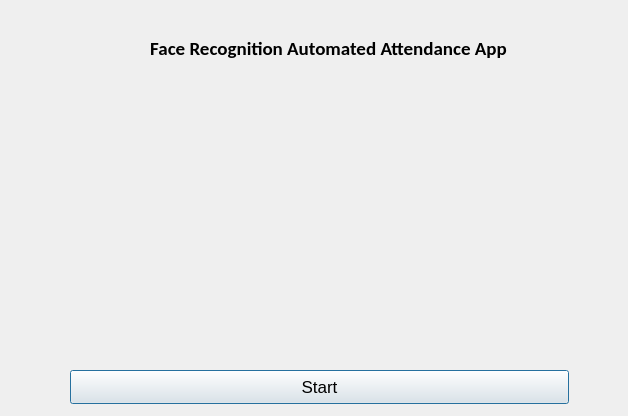
<?xml version="1.0" encoding="UTF-8"?>
<ui version="4.0">
 <class>Dialog</class>
 <widget class="QDialog" name="Dialog">
  <property name="geometry">
   <rect>
    <x>0</x>
    <y>0</y>
    <width>628</width>
    <height>416</height>
   </rect>
  </property>
  <property name="maximumSize">
   <size>
    <width>800</width>
    <height>680</height>
   </size>
  </property>
  <property name="windowTitle">
   <string>Face Recognition Time Attendance App</string>
  </property>
  <property name="windowIcon">
   <iconset resource="resource.qrc">
    <normaloff>:/icon/icon.png</normaloff>:/icon/icon.png</iconset>
  </property>
  <widget class="QLabel" name="logolabel">
   <property name="geometry">
    <rect>
     <x>0</x>
     <y>0</y>
     <width>631</width>
     <height>411</height>
    </rect>
   </property>
   <property name="text">
    <string/>
   </property>
   <property name="pixmap">
    <pixmap>Exp.jpg</pixmap>
   </property>
   <property name="scaledContents">
    <bool>true</bool>
   </property>
  </widget>
  <widget class="QPushButton" name="runButton">
   <property name="geometry">
    <rect>
     <x>70</x>
     <y>370</y>
     <width>499</width>
     <height>34</height>
    </rect>
   </property>
   <property name="font">
    <font>
     <family>Arial</family>
     <pointsize>13</pointsize>
    </font>
   </property>
   <property name="text">
    <string>Start</string>
   </property>
  </widget>
  <widget class="QLabel" name="filelabel">
   <property name="geometry">
    <rect>
     <x>80</x>
     <y>10</y>
     <width>497</width>
     <height>76</height>
    </rect>
   </property>
   <property name="font">
    <font>
     <family>Calibri</family>
     <pointsize>14</pointsize>
     <weight>75</weight>
     <bold>true</bold>
    </font>
   </property>
   <property name="text">
    <string>Face Recognition Automated Attendance App</string>
   </property>
   <property name="alignment">
    <set>Qt::AlignCenter</set>
   </property>
  </widget>
 </widget>
 <resources>
  <include location="resource.qrc"/>
 </resources>
 <connections/>
</ui>
